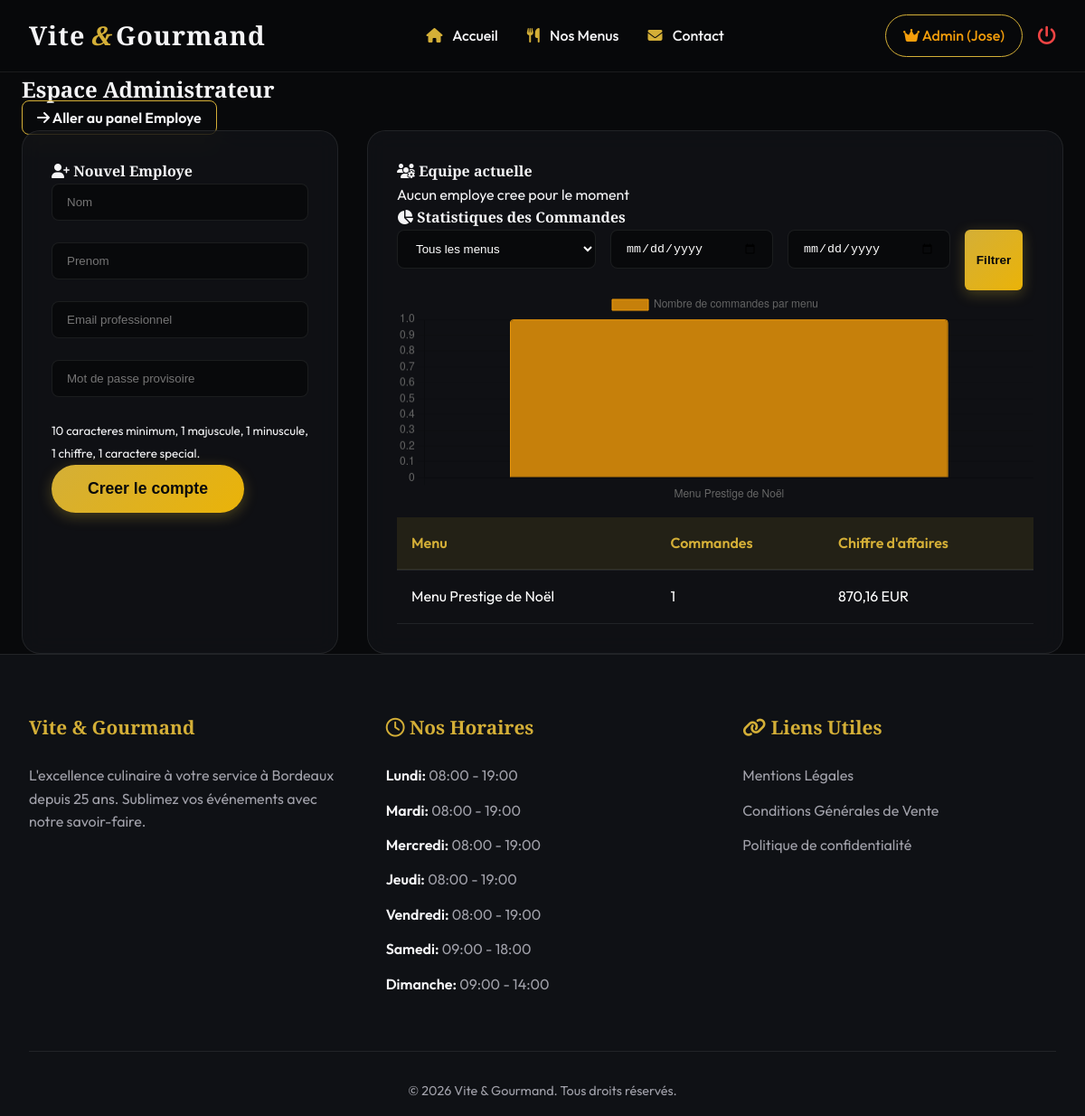
The page /espace_admin.php (signed in) on the database its author committed.
### tables this page shows
CREATE TABLE IF NOT EXISTS `commande` (
  `id_commande` int NOT NULL AUTO_INCREMENT,
  `date_prestation` date NOT NULL,
  `heure_prestation` time NOT NULL,
  `lieu_prestation` text NOT NULL,
  `nb_personnes` int NOT NULL,
  `prix_total` decimal(10,2) NOT NULL,
  `statut` varchar(50) DEFAULT 'en attente',
  `id_utilisateur` int DEFAULT NULL,
  `id_menu` int DEFAULT NULL,
  PRIMARY KEY (`id_commande`),
  KEY `id_utilisateur` (`id_utilisateur`),
  KEY `id_menu` (`id_menu`)
);

CREATE TABLE IF NOT EXISTS `menu` (
  `id_menu` int NOT NULL AUTO_INCREMENT,
  `titre` varchar(100) NOT NULL,
  `description` text,
  `image` varchar(255) NOT NULL,
  `theme` varchar(50) DEFAULT NULL,
  `regime` varchar(50) DEFAULT NULL,
  `nb_personnes_min` int NOT NULL,
  `prix_min` decimal(10,2) NOT NULL,
  `stock` int DEFAULT '0',
  `conditions` text,
  PRIMARY KEY (`id_menu`)
);

CREATE TABLE IF NOT EXISTS `horaire` (
  `id_horaire` int NOT NULL AUTO_INCREMENT,
  `jour` varchar(50) NOT NULL,
  `heures` varchar(50) NOT NULL,
  PRIMARY KEY (`id_horaire`)
);

### includes/nosql_stats.php (called while the page is built, shortened)
<?php
function nosql_stats_path(): string
{
    $dir = dirname(__DIR__) . '/data';
    return $dir . '/statistiques_menus.json';
}
function nosql_int_value($value): int
{
    return (int) $value;
}
function nosql_float_value($value): float
{
    return (float) $value;
}
function nosql_order_date_value($value): string
{
    return (string) $value;
}
function nosql_normalize_commandes($commandes): array
{
    $normalized = [];
    foreach ($commandes as $commande) {
        $normalized[] = [
            'date' => nosql_order_date_value($commande['date'] ?? ''),
            'montant' => nosql_float_value($commande['montant'] ?? 0),
        ];
    }
    return $normalized;
}
function nosql_normalize_stats(array $documents): array
{
    $stats = [];
    foreach ($documents as $document) {
        $idMenu = nosql_int_value($document['id_menu']);
        $commandes = nosql_normalize_commandes($document['commandes'] ?? []);
        $stats[(string) $idMenu] = [
            'id_menu' => $idMenu,
            'nom_menu' => (string) ($document['nom_menu'] ?? ('Menu ' . $idMenu)),
            'nombre_commandes' => isset($document['nombre_commandes'])
                ? nosql_int_value($document['nombre_commandes'])
                : count($commandes),
            'chiffre_affaires' => nosql_float_value($document['chiffre_affaires'] ?? 0),
            'commandes' => $commandes,
        ];
    }
    return $stats;
}
function mongodb_collection_name(): string
{
    return 'statistiques_menus';
}
function mongodb_defined_string(string $constant): string
{
    $value = getenv($constant);
    if ($constant === 'MONGODB_DATABASE') {
        $alias = getenv('MONGODB_DB');
        return $alias === false ? '' : trim((string) $alias);
    }
    return '';
}
function mongodb_driver_enabled(): bool
{
    return class_exists('\MongoDB\Driver\Manager')
        && mongodb_defined_string('MONGODB_URI') !== ''
        && mongodb_defined_string('MONGODB_DATABASE') !== '';
}
function mongodb_driver_manager(): ?object
{
    if (!mongodb_driver_enabled()) {
        return null;
    }
}
function mongodb_driver_read_stats(): ?array
{
    $manager = mongodb_driver_manager();
    if ($manager === null) {
        return null;
    }
}
function mongodb_http_api_url(): string
{
    $url = mongodb_defined_string('MONGODB_HTTP_API_URL');
    return mongodb_defined_string('MONGODB_DATA_API_URL');
}
function mongodb_http_api_enabled(): bool
{
    return function_exists('curl_init')
        && mongodb_http_api_url() !== ''
        && mongodb_http_api_key() !== ''
        && mongodb_defined_string('MONGODB_DATA_SOURCE') !== ''
        && mongodb_defined_string('MONGODB_DATABASE') !== '';
}
function mongodb_http_payload(array $payload): array
{
    return array_merge([
        'dataSource' => mongodb_defined_string('MONGODB_DATA_SOURCE'),
        'database' => mongodb_defined_string('MONGODB_DATABASE'),
        'collection' => mongodb_collection_name(),
    ], $payload);
}
function mongodb_http_api_request(string $action, array $payload): ?array
{
    if (!mongodb_http_api_enabled()) {
        return null;
    }
    $curl = curl_init(mongodb_http_action_url($action));
    $response = curl_exec($curl);
    $decoded = json_decode($response, true);
    return is_array($decoded) ? $decoded : null;
}
function mongodb_http_read_stats(): ?array
{
    $response = mongodb_http_api_request('find', mongodb_http_payload([
        'filter' => (object) [],
        'projection' => ['_id' => 0],
        'sort' => ['nom_menu' => 1],
        'limit' => 1000,
    ]));
    if ($response === null || !isset($response['documents']) || !is_array($response['documents'])) {
        return null;
    }
    return nosql_normalize_stats($response['documents']);
}
function mongodb_read_stats(): ?array
{
    $driverStats = mongodb_driver_read_stats();
    return mongodb_http_read_stats();
}
function nosql_read_json_stats(): array
{
    $path = nosql_stats_path();
    $content = file_get_contents($path);
    $data = json_decode($content ?: '[]', true);
    return is_array($data) ? nosql_normalize_stats($data) : [];
}
function nosql_read_stats(): array
{
    $mongodbStats = mongodb_read_stats();
    return nosql_read_json_stats();
}
function nosql_build_stats_from_sql(PDO $pdo): array
{
    $stmt = $pdo->query("
        SELECT c.id_commande, c.date_prestation, c.prix_total, c.statut, m.id_menu, m.titre
        FROM commande c
        JOIN menu m ON c.id_menu = m.id_menu
        ORDER BY c.date_prestation ASC, c.id_commande ASC
    ");
    $stats = [];
    foreach ($stmt->fetchAll(PDO::FETCH_ASSOC) as $commande) {
        $idMenu = (int) $commande['id_menu'];
        $key = (string) $idMenu;
        if (!isset($stats[$key])) {
            $stats[$key] = [
                'id_menu' => $idMenu,
                'nom_menu' => (string) $commande['titre'],
                'nombre_commandes' => 0,
                'chiffre_affaires' => 0,
                'commandes' => [],
            ];
        }
        $montant = round((float) $commande['prix_total'], 2);
        $stats[$key]['nombre_commandes']++;
        $stats[$key]['chiffre_affaires'] = round((float) $stats[$key]['chiffre_affaires'] + $montant, 2);
        $stats[$key]['commandes'][] = [
            'id_commande' => (int) $commande['id_commande'],
            'date' => (string) $commande['date_prestation'],
            'montant' => $montant,
        ];
    }
    return $stats;
}
function nosql_sync_stats_from_sql(PDO $pdo): void
{
    try {
        $stats = nosql_build_stats_from_sql($pdo);
    } catch (\Throwable $exception) {
        error_log($exception->getMessage());
    }
}

### espace_admin.php (the view, shortened to what this page needs)
<?php
require_once 'includes/mailer.php';
require_once 'includes/nosql_stats.php';
$req_employes = $pdo->query("SELECT * FROM utilisateur WHERE role = 'employe' ORDER BY nom ASC");
$employes = $req_employes ? $req_employes->fetchAll(PDO::FETCH_ASSOC) : [];
nosql_sync_stats_from_sql($pdo);
$stats = nosql_read_stats();
$date_debut = $_GET['date_debut'] ?? '';
$date_fin = $_GET['date_fin'] ?? '';
$stats_filtrees = [];
foreach ($stats as $entry) {
    $commandes = $entry['commandes'] ?? [];
    $count = 0;
    $ca = 0;
    foreach ($commandes as $commande) {
        $count++;
        $ca += (float)($commande['montant'] ?? 0);
    }
    $stats_filtrees[] = [
        'id_menu' => $entry['id_menu'],
        'nom_menu' => $entry['nom_menu'],
        'nombre_commandes' => $count,
        'chiffre_affaires' => $ca,
    ];
}
include 'includes/header.php';
?>
<div class="container py-5 mt-5">
    <div class="d-flex justify-content-between align-items-center mb-5 border-bottom border-warning pb-3">
        <h2 class="logo-font text-gold m-0">Espace Administrateur</h2>
        <a href="espace_employe" class="btn-outline border-warning text-warning" style="padding: 0.5rem 1rem; border-radius: 8px; text-decoration: none;">
            <i class="fa-solid fa-arrow-right"></i> Aller au panel Employe
        </a>
    </div>
    <div class="dashboard-grid">
        <div class="glass-panel p-4">
            <h4 class="text-white mb-4 border-bottom border-secondary pb-2"><i class="fa-solid fa-user-plus"></i> Nouvel Employe</h4>
            <form method="POST" action="">
                <input type="text" name="nom" class="form-control" placeholder="Nom" required>
                <input type="text" name="prenom" class="form-control" placeholder="Prenom" required>
                <input type="email" name="email" class="form-control" placeholder="Email professionnel" required>
                <input type="text" name="mot_de_passe" class="form-control" placeholder="Mot de passe provisoire" required>
                <small class="text-muted">10 caracteres minimum, 1 majuscule, 1 minuscule, 1 chiffre, 1 caractere special.</small>
                <button type="submit" class="btn-primary w-100 border-0 mt-3">Creer le compte</button>
            </form>
        </div>
        <div class="glass-panel p-4">
            <h4 class="text-white mb-4 border-bottom border-secondary pb-2"><i class="fa-solid fa-users-gear"></i> Equipe actuelle</h4>
            <?php if(empty($employes)): ?>
                <p class="text-muted fst-italic">Aucun employe cree pour le moment</p>
            <?php endif; ?>
            <div class="mt-5 pt-4 border-top border-secondary">
                <h4 class="text-gold mb-4"><i class="fa-solid fa-chart-pie"></i> Statistiques des Commandes</h4>
                <form method="GET" action="" class="mb-4" style="display:flex; gap:1rem; flex-wrap:wrap;">
                    <select name="stats_menu" class="form-control" style="max-width:220px;">
                        <option value="">Tous les menus</option>
                    </select>
                    <input type="date" name="date_debut" class="form-control" style="max-width:180px;" value="<?php echo htmlspecialchars($date_debut); ?>">
                    <input type="date" name="date_fin" class="form-control" style="max-width:180px;" value="<?php echo htmlspecialchars($date_fin); ?>">
                    <button type="submit" class="btn-action-small btn-primary border-0">Filtrer</button>
                </form>
                <?php if(empty($stats_filtrees)): ?>
                    <div class="alert-waiting text-center p-3 border border-warning text-warning bg-transparent rounded">Aucune donnee statistique trouvee. Les statistiques se rempliront apres les nouvelles commandes.</div>
                <?php else: ?>
                    <div class="p-3 bg-white rounded shadow-sm">
                        <canvas id="graphiqueCommandes" height="100"></canvas>
                    </div>
                    <div class="table-responsive mt-4">
                        <table class="custom-table">
                            <thead><tr><th>Menu</th><th>Commandes</th><th>Chiffre d'affaires</th></tr></thead>
                            <tbody>
                                <?php foreach($stats_filtrees as $entry): ?>
                                    <tr>
                                        <td><?php echo htmlspecialchars($entry['nom_menu']); ?></td>
                                        <td><?php echo (int)$entry['nombre_commandes']; ?></td>
                                        <td><?php echo number_format((float)$entry['chiffre_affaires'], 2, ',', ' '); ?> EUR</td>
                                    </tr>
                                <?php endforeach; ?>
                            </tbody>
                        </table>
                    </div>
                    <script>
                        const labelsMenus = <?php echo json_encode(array_column($stats_filtrees, 'nom_menu'), JSON_HEX_TAG | JSON_HEX_APOS | JSON_HEX_QUOT | JSON_HEX_AMP); ?>;
                        const dataCommandes = <?php echo json_encode(array_column($stats_filtrees, 'nombre_commandes'), JSON_HEX_TAG | JSON_HEX_APOS | JSON_HEX_QUOT | JSON_HEX_AMP); ?>;
                        const ctx = document.getElementById('graphiqueCommandes').getContext('2d');
                        new Chart(ctx, {
                            type: 'bar',
                            data: {
                                labels: labelsMenus,
                                datasets: [{
                                    label: 'Nombre de commandes par menu',
                                    data: dataCommandes,
                                    backgroundColor: 'rgba(245, 158, 11, 0.8)',
                                    borderColor: 'rgb(245, 158, 11)',
                                    borderWidth: 1,
                                    borderRadius: 4
                                }]
                            },
                            options: { responsive: true, scales: { y: { beginAtZero: true } } }
                        });
                    </script>
                <?php endif; ?>
            </div>
        </div>
    </div>
</div>
<?php include 'includes/footer.php'; ?>

### includes/footer.php (shortened to what this page needs)
</main>
    <footer class="footer mt-auto">
      <div class="footer-content">
        <div class="footer-section brand">
          <h3>Vite & Gourmand</h3>
          <p>L'excellence culinaire à votre service à Bordeaux depuis 25 ans. Sublimez vos événements avec notre savoir-faire.</p>
        </div>
        <div class="footer-section hours">
          <h3><i class="fa-regular fa-clock"></i> Nos Horaires</h3>
          <ul>
            <?php
            if (isset($pdo)) {
                $req_horaires_footer = $pdo->query("SELECT * FROM horaire");
                if ($req_horaires_footer) {
                    $horaires_footer = $req_horaires_footer->fetchAll(PDO::FETCH_ASSOC);
                    foreach($horaires_footer as $h):
            ?>
                        <li>
                          <span><?php echo htmlspecialchars($h['jour']); ?>:</span>
                          <?php echo htmlspecialchars($h['heures']); ?>
                        </li>
            <?php
                    endforeach;
                }
            } else {
                echo '<li><span>Lundi - Vendredi:</span> 08:00 - 19:00</li>';
                echo '<li><span>Samedi:</span> 09:00 - 18:00</li>';
                echo '<li><span>Dimanche:</span> 09:00 - 14:00</li>';
            }
            ?>
          </ul>
        </div>
        <div class="footer-section links">
          <h3><i class="fa-solid fa-link"></i> Liens Utiles</h3>
          <ul>
            <li><a href="mentions">Mentions Légales</a></li>
            <li><a href="cgv">Conditions Générales de Vente</a></li>
            <li><a href="confidentialite">Politique de confidentialité</a></li>
          </ul>
        </div>
      </div>
      <div class="footer-bottom">
        <p>&copy; <?php echo date('Y'); ?> Vite & Gourmand. Tous droits réservés.</p>
      </div>
    </footer>
  </div>
</body>
</html>

### rows shown on the page
commande: id_menu.titre "Menu Prestige de Noël", id_menu.id_menu "1", prix_total "870,16"
horaire: jour "Lundi", heures "08:00 - 19:00"
horaire: jour "Mardi", heures "08:00 - 19:00"
horaire: jour "Mercredi", heures "08:00 - 19:00"
horaire: jour "Jeudi", heures "08:00 - 19:00"
horaire: jour "Vendredi", heures "08:00 - 19:00"
horaire: jour "Samedi", heures "09:00 - 18:00"
horaire: jour "Dimanche", heures "09:00 - 14:00"

### other values the page prints
$_SESSION['prenom'] "Jose"
